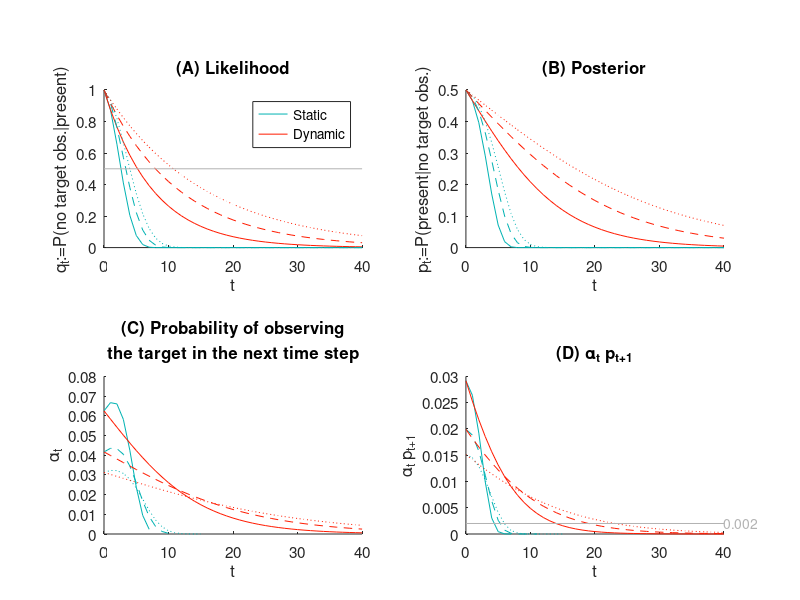

Here is the MATLAB script that generated this plot: (Note: this script raises an error after producing the figure.)
function visualSearchModel_v1_luigi()

Ns    = [8 12 16];  % Set sizes
leaks = [0 1];      % Memory leak (0: static task; 1: dynamic task)

p0  = 0.5;          % Prior probability of target presence
r   = 0.15;         % Reward for a correct answer
tw  = 1;            % Non-decision time + ITI
rho = 0;            % Reward rate (to be optimized) (Set this 0 for a single trial models)
c   = 0.003;        % Cost per time (cognitive effort etc.)

t = 0:40;           % Time steps
dt = 0.1;           % Unit time step

thresh_ap = (c+rho)*dt/r; % Threshold for "Absent" response based on "a_t * p_t+1" index

pt = @(t,N,leak) qt(t,N,leak) * p0 ./ ((qt(t,N,leak)-1)*p0+1);         % Posterior probability of target presence
at = @(t,N,leak) pt(t,N,leak) ./ Nt(t,N,leak);                         % Probability of observing target at t+1 (Nt depends on case)
ap = @(t,N,leak) at(t,N,leak) .* pt(t+1,N,leak);                       % LHS of optimal stopping time inequality


rtAbs = findCrossPoint(t, Ns, leaks, thresh_ap, @(t,N,leak) ap(t,N,leak));      % RT for "Absent" trials
rtPre = findCrossPoint(t, Ns, leaks, 0.5, @(t,N,leak) qt(t,N,leak));            % Median RT for "Present" trials

%% - Show results -
figure;
fontsize = 11;

subplot(2,2,1); hold on;
plotFunctions(t, Ns, leaks, @(t,N,leak) qt(t,N,leak));
plot([0 max(t)], 0.5 * [1 1], '-', 'Color',0.7*[1 1 1]);
xlabel('t'); ylabel('q_t:=P(no target obs.|present)');
title('(A) Likelihood');
set(gca, 'FontSize',fontsize);
legend({'Static','Dynamic'});

subplot(2,2,2); hold on;
plotFunctions(t, Ns, leaks, @(t,N,leak) pt(t,N,leak));
xlabel('t'); ylabel('p_t:=P(present|no target obs.)');
title('(B) Posterior');
set(gca, 'FontSize',fontsize);

subplot(2,2,3); hold on;
plotFunctions(t, Ns, leaks, @(t,N,leak) at(t,N,leak));
xlabel('t'); ylabel('\alpha_t');
title({'(C) Probability of observing';'the target in the next time step'});
set(gca, 'FontSize',fontsize);

subplot(2,2,4); hold on;
plotFunctions(t, Ns, leaks, @(t,N,leak) ap(t,N,leak));
plot([0 max(t)], thresh_ap * [1 1], '-', 'Color',0.7*[1 1 1]);
text(max(t), thresh_ap, num2str(thresh_ap), 'Color',0.7*[1 1 1]);
xlabel('t'); ylabel('\alpha_t p_{t+1}');
title('(D) \alpha_t p_{t+1}');
set(gca, 'FontSize',fontsize);

inset(gca, [.6 .4 .4 .5]); hold on;
rtPre = rtPre ./ repmat([1 log(2)],[length(Ns) 1]);     % Median RT -> mean RT for exponential PDF
plotLines(Ns, rtAbs, leaks, 'o-');
plotLines(Ns, rtPre, leaks, '^:');
xlabel('Set size, N'); ylabel('Mean RT');
set(gca, 'FontSize',0.7*fontsize, 'XTick', Ns);
xlim(axisMinMax(Ns,0.3));



function q = qt(t, N, leak)
% Accumulated likelihood of observing no target in a "present" trial 
switch leak
    case 1	% Dinamic task
        q = (1-1/N).^t;
    case 0	% Static task
        t_temp = max(0,1-t/N);
        q = cumprod(t_temp);
end

function Nt_ = Nt(t, N, leak)
% Number of remaining items
switch leak
    case 1  % Dinamic task 
        Nt_ = N*ones(size(t));
    case 0  % Static task
        Nt_ = max(0,N-t);
end


function tCross = findCrossPoint(t, N, leak, thresh, f)
for iN = 1:length(N)
    for iLeak = 1:length(leak)
        err = abs(f(t,N(iN),leak(iLeak)) - thresh);
        tCross(iN,iLeak) = min(t(err==min(err)));
    end
end
 
function plotFunctions(t, N, leak, f)
colLeak = {[0 0.7 0.7],[1 .1 0]};
mkrN = {'-','--',':'};
for iN = 1:length(N)
    for iLeak = 1:length(leak)
        plot(t, f(t,N(iN),leak(iLeak)), mkrN{iN}, 'Color',colLeak{iLeak});
    end
end

function plotLines(N, y, leak, mkr)
colCond = {[0 0.7 0.7],[1 .1 0]};
for iLeak = 1:length(leak)
    plot(N, y(:,iLeak),  mkr, 'Color',colCond{iLeak});
end